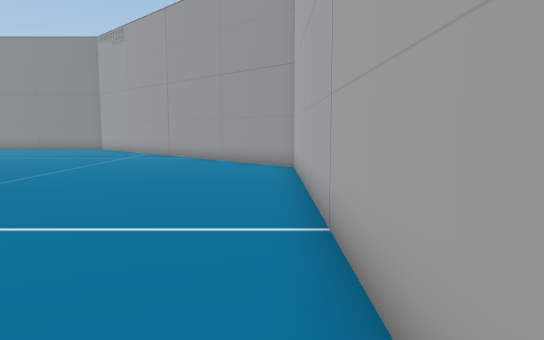
[1] (above)

23 first-person views from a walk through a Unity game level. The camera is 1.3 m above the floor, tilts 6° down and sees 70° across. The floor is counted in squares, 1 m on a side. Each view is taken from the middle of a square. On the plan, view 1 faces up. The plan holds only what a view shows up to about 16 squares ahead; the rest is blank. The place goes on beyond the plan. The player is left out. Some surface patterns are stand-ins.

[2]
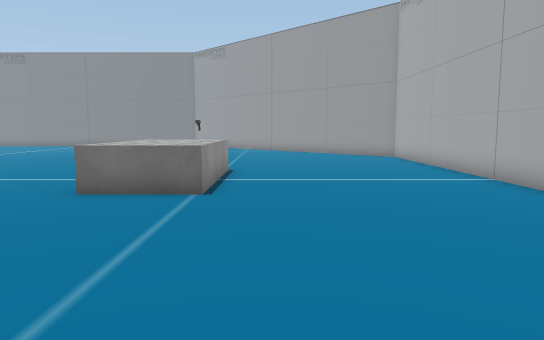

[3]
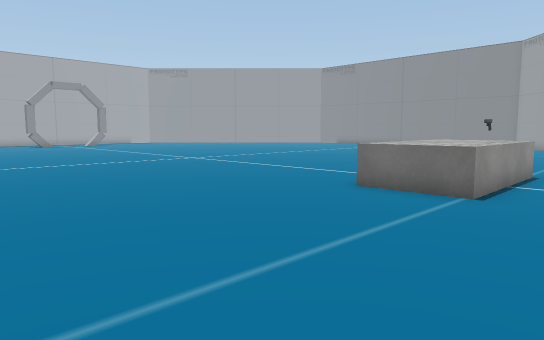

[4]
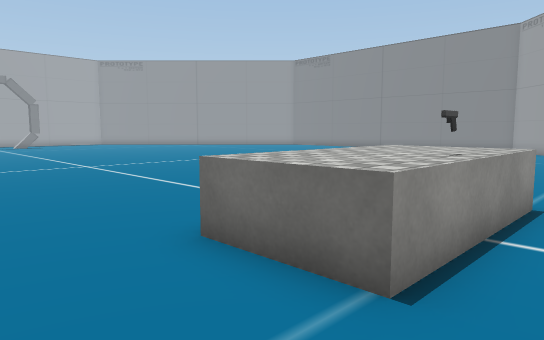

[5]
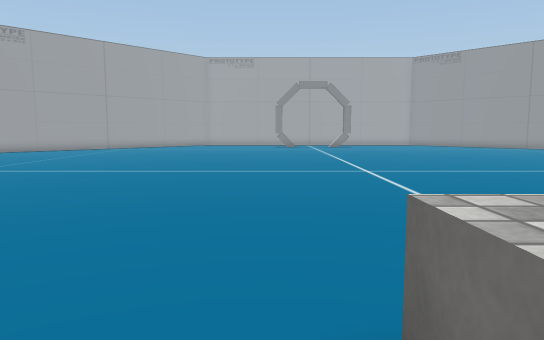

[6]
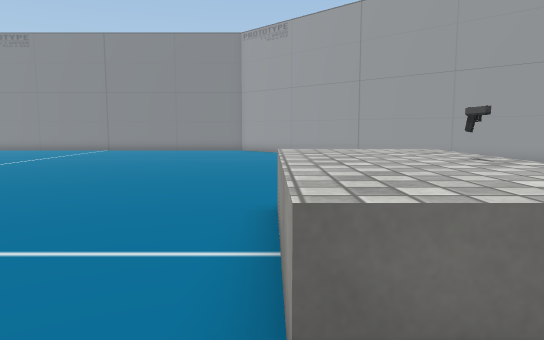

[7]
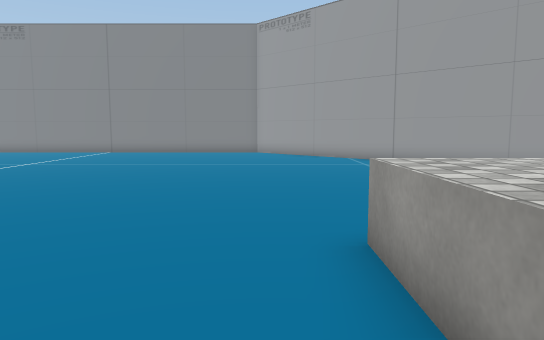

[8]
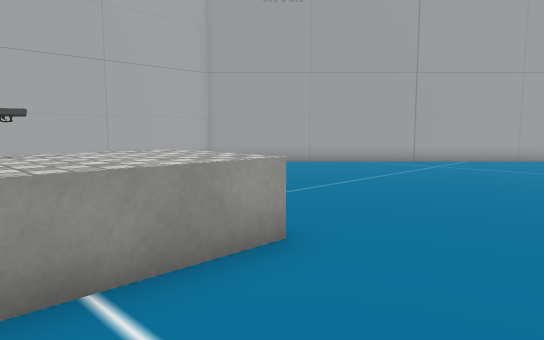

[9]
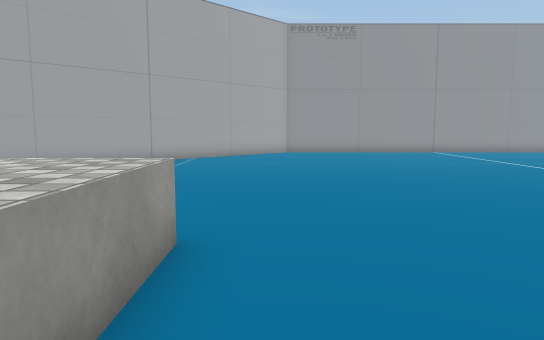

[10]
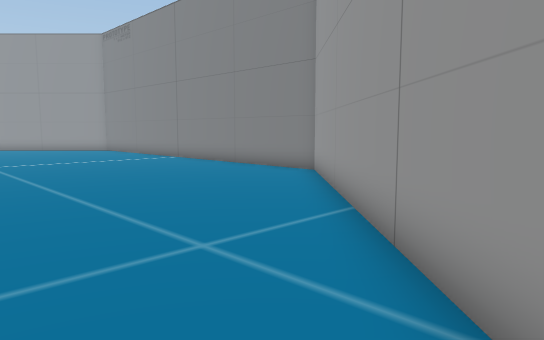

[11]
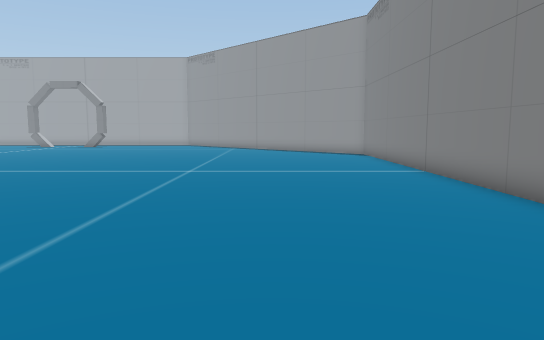

[12]
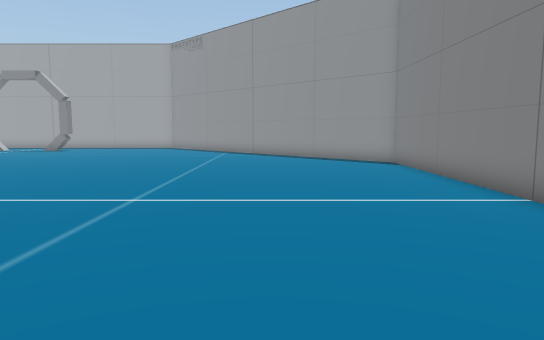

[13]
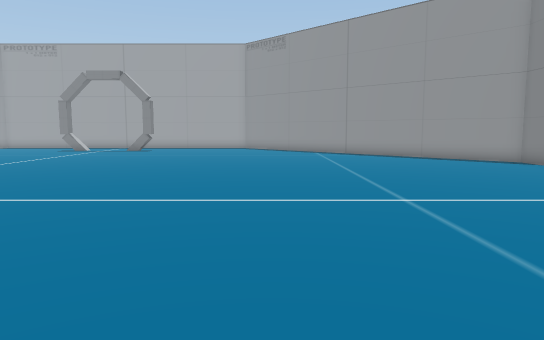

[14]
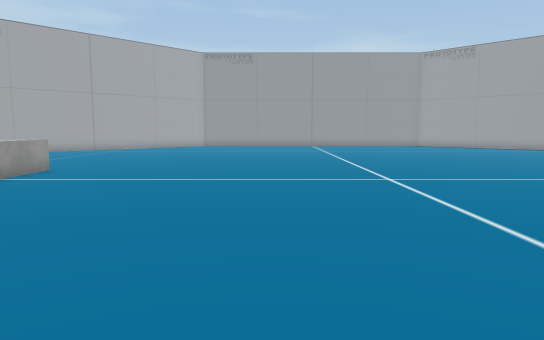

[15]
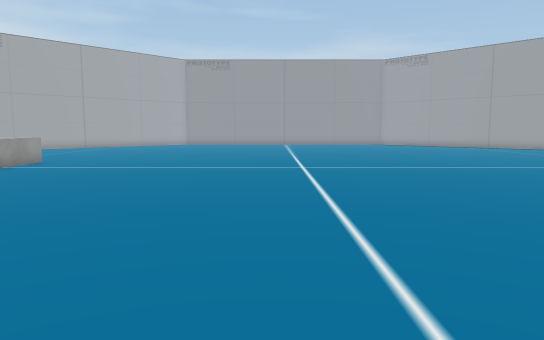

[16]
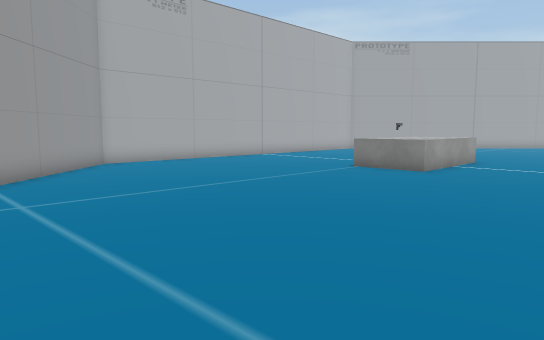

[17]
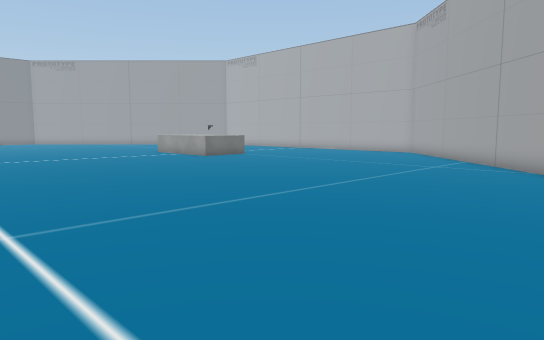

[18]
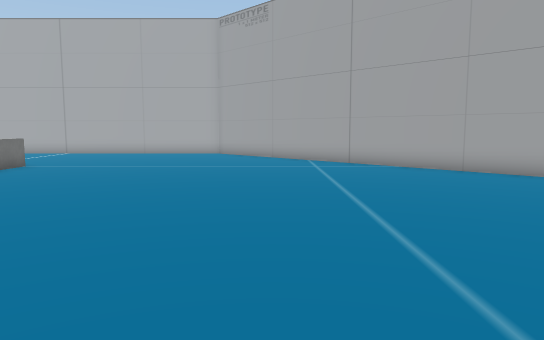

[19]
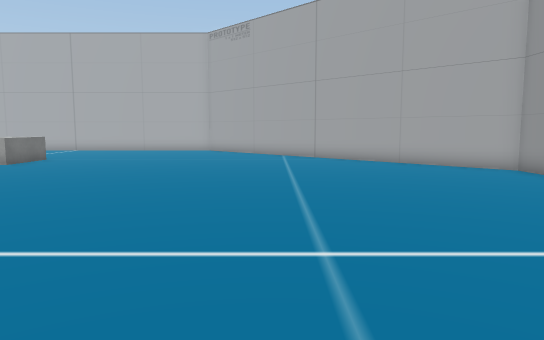

[20]
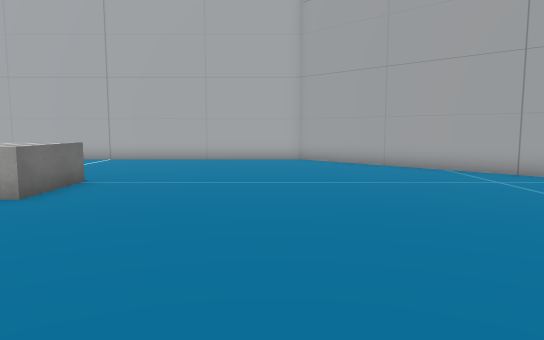

[21]
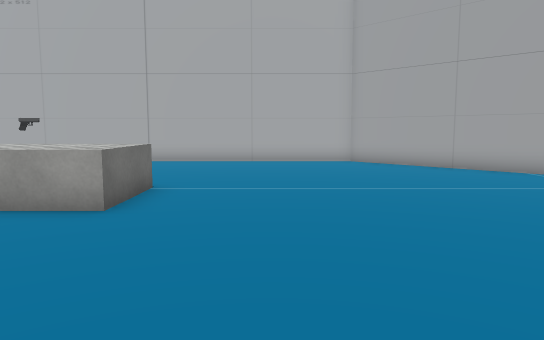

[22]
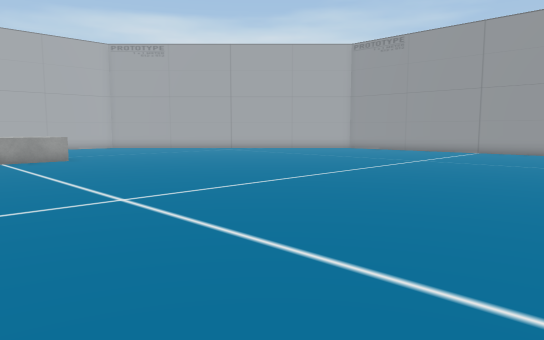

[23]
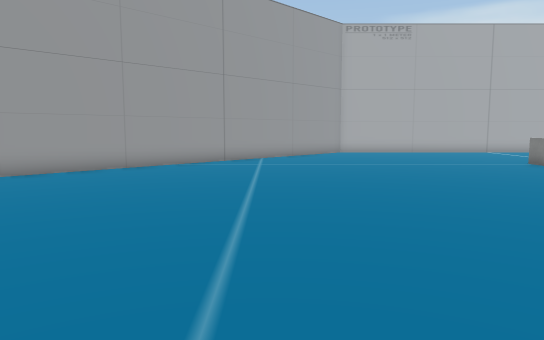

### Floor plan
Points are (right, up) in squares from view 1. A wall is a line through its corners. A room is listed if a view was taken in it or the views show most of it. See-through windows are left out.
Room 1 (views 1, 2, 3, 4, 5, 6, 7, 8, 9, 10, 11, 12, 13, 14, 15, 16, 17, 18, 19, 20, 21, 22, 23)
walls: (-6.9, 5.2) (-6.9, 4.7) (-6.9, 5.2); (-9.6, -13.5) (0.8, -3.2) (0.8, 13.2) (-10.8, 24.8) (-27.2, 24.8) (-28.1, 23.8)
low walls: (-8.9, 2.7) (-8.9, 7.3) (-6.4, 7.3) (-6.4, 2.7) (-8.9, 2.7)

Where each view was taken, in squares from view 1:
view 1: 0 up, 0 right, facing up
view 2: 5 down, 5 left, facing up
view 3: 5 down, 4 left, facing up-left
view 4: 0 up, 5 left, facing up-left
view 5: 2 up, 7 left, facing left
view 6: 1 up, 9 left, facing up
view 7: 3 up, 10 left, facing up
view 8: 6 up, 12 left, facing down-right
view 9: 7 up, 10 left, facing down
view 10: 15 up, 3 left, facing up-left
view 11: 20 up, 7 left, facing left
view 12: 20 up, 12 left, facing left
view 13: 15 up, 12 left, facing left
view 14: 15 up, 16 left, facing down
view 15: 18 up, 18 left, facing down
view 16: 19 up, 14 left, facing down-right
view 17: 13 down, 20 left, facing up-right
view 18: 6 down, 20 left, facing right
view 19: 7 down, 23 left, facing right
view 20: 2 down, 16 left, facing right
view 21: 0 up, 15 left, facing right
view 22: 8 up, 26 left, facing down-right
view 23: 17 up, 21 left, facing right
